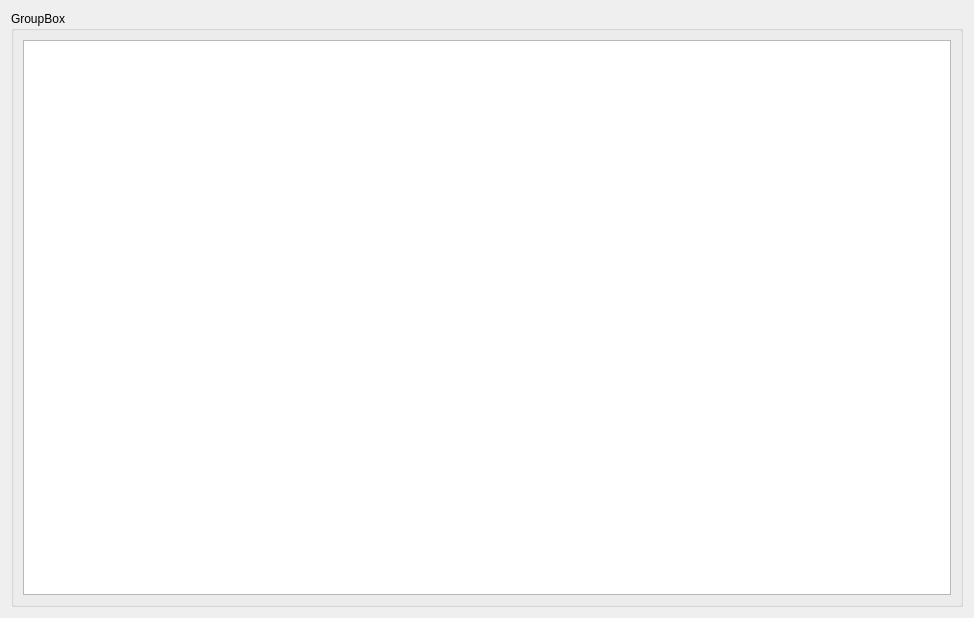
<?xml version="1.0" encoding="UTF-8"?>
<ui version="4.0">
 <class>SellStoreWidget</class>
 <widget class="QWidget" name="SellStoreWidget">
  <property name="geometry">
   <rect>
    <x>0</x>
    <y>0</y>
    <width>974</width>
    <height>618</height>
   </rect>
  </property>
  <property name="windowTitle">
   <string>Form</string>
  </property>
  <layout class="QGridLayout" name="gridLayout">
   <item row="0" column="0">
    <widget class="QGroupBox" name="groupBox">
     <property name="title">
      <string>GroupBox</string>
     </property>
     <layout class="QGridLayout" name="gridLayout_2">
      <item row="0" column="0">
       <widget class="QTableWidget" name="table"/>
      </item>
     </layout>
    </widget>
   </item>
  </layout>
 </widget>
 <resources/>
 <connections/>
</ui>
